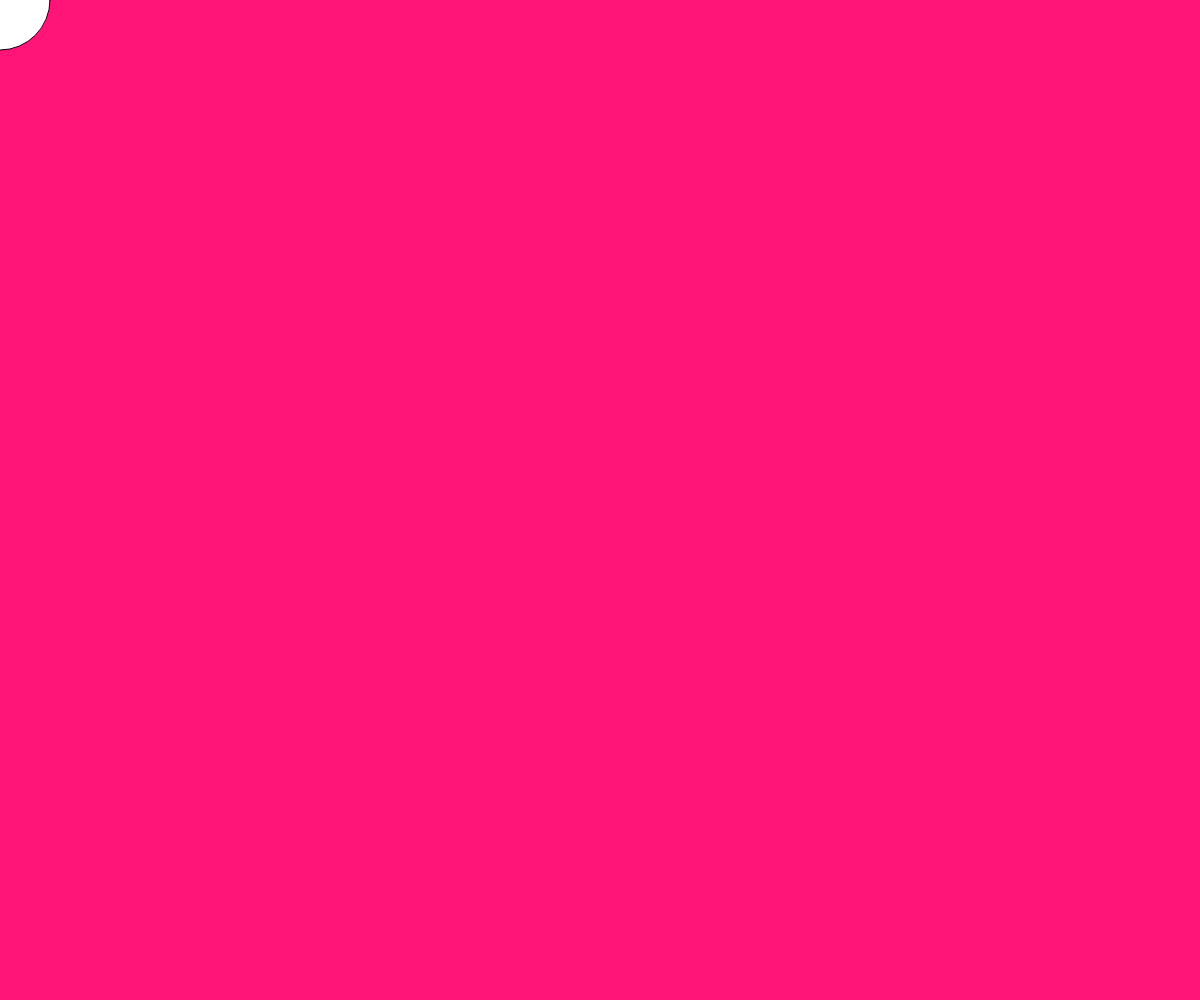
Frame 1 (no input)
Frame 60 (no input): identical to frame 1, image omitted
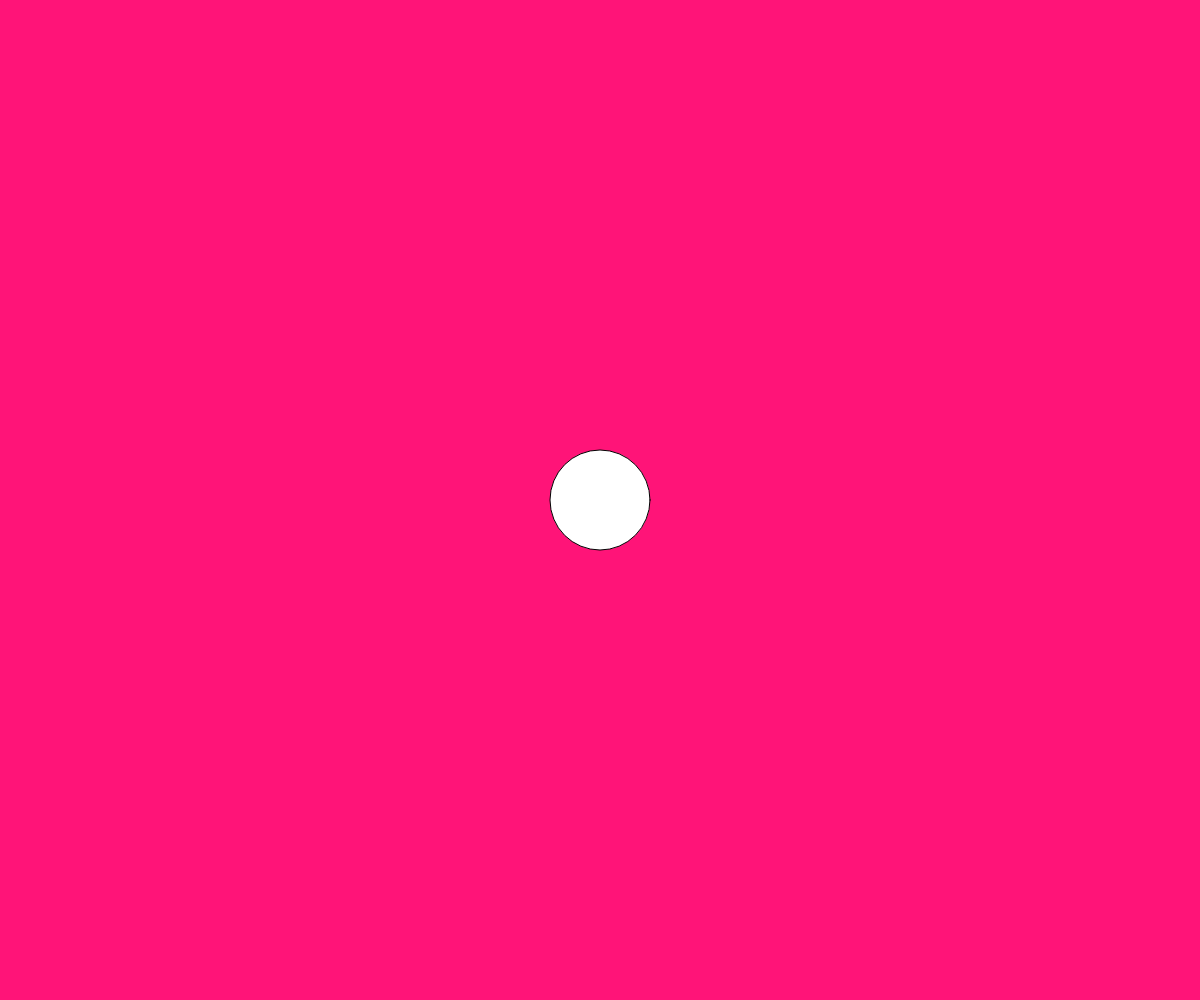
Frame 120 (the mouse pressed at the canvas centre since frame 60)

The p5.js sketch that drew these frames (run headless with seeded random() and noise() and a simulated clock; from frame 60 on, the mouse is pressed at the canvas centre):

// p5.js sketch
// ── sketch.js
function setup() {
  createCanvas(windowWidth, windowHeight);
  background(255, 20, 120);
}

function draw() {
  background(255, 20, 120);
  ellipse(mouseX, mouseY, 100);
}
